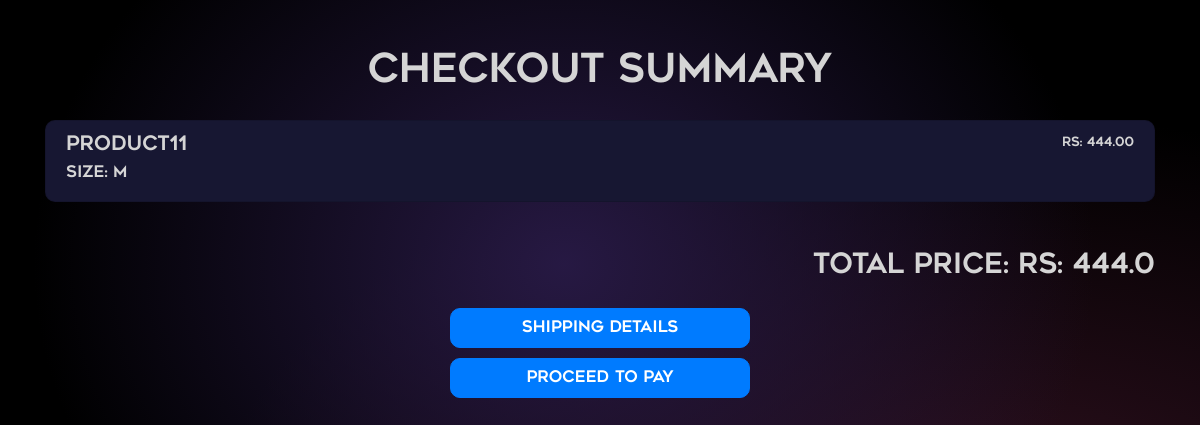
Screenshot of /checkout/ (signed in) with the database file from the repository.
### productapp/models.py (models this page shows, shortened)
class Cart(models.Model):
    user = models.ForeignKey(User, on_delete=models.CASCADE)
    product = models.ForeignKey(Shop, on_delete=models.CASCADE)
    added_at = models.DateTimeField(auto_now_add=True)

class Shop(models.Model):
    photo1 = models.ImageField(upload_to="shop/")
    photo2 = models.ImageField(upload_to="shop/")
    photo3 = models.ImageField(upload_to="shop/")
    name = models.CharField(max_length=255)
    product_id = models.CharField(max_length=255, unique=True)
    color = models.CharField(max_length=225)
    size = models.CharField(max_length=225)
    price = models.CharField(max_length=250)
    design = models.CharField(max_length=400, blank=False)
    fit = models.CharField(max_length=400, blank=False)
    occasion = models.CharField(max_length=400, blank=False)
    sleeve = models.CharField(max_length=400, blank=False)
    neck = models.CharField(max_length=400, blank=False)
    wash_care = models.CharField(max_length=400, blank=False)
    price = models.DecimalField(max_digits=10, decimal_places=2)
    cat = models.CharField(max_length=255, blank=False)
    gen = models.CharField(max_length=255, blank=False)
    created_at = models.DateTimeField(auto_now_add=True)

### productapp/views.py (the view, shortened to what this page needs)
# urls.py: path('checkout/', views.checkout_summary, name='checkout_summary'),
@never_cache
def checkout_summary(request):
    cart_items = Cart.objects.filter(user=request.user)
    total_price = sum(float(item.product.price) for item in cart_items)
    user_profile = UserProfile.objects.filter(user=request.user).first()
    return render(request, 'summary.html', {
        'cart_items': cart_items,
        'total_price': total_price,
        'user_profile': user_profile
    })

### templates/summary.html (shortened to what this page needs)
{% load static %}
<!DOCTYPE html>
<html lang="en">
<head>
    <link href="https://stackpath.bootstrapcdn.com/bootstrap/4.5.2/css/bootstrap.min.css" rel="stylesheet">
    <link href="https://unpkg.com/swiper/swiper-bundle.min.css" rel='stylesheet'>
    <link href='https://unpkg.com/boxicons@2.1.4/css/boxicons.min.css' rel='stylesheet'>
</head>
<body>
    <div class="container mt-5">
        {% if not payment %}
        <h1 class="text-center mb-4" style="font-family: myfont;">Checkout Summary</h1>
        {% endif %}
        <ul class="list-group">
            {% for item in cart_items %}
            <li class="list-group-item" style="background-color: #171732;border-radius:10px;">
                <div class="d-flex w-100 justify-content-between">
                    <h5 class="mb-1" style="font-family: myfont;">{{ item.product.name }}</h5>
                    <small style="font-family: myfont;">Rs: {{ item.product.price }}</small>
                </div>
                <p class="mb-1" style="font-family: myfont;">Size: {{ item.product.size }}</p>
            </li>
            <br>
            {% endfor %}
        </ul>
        {% if not payment %}
        <h3 class="text-right mt-4" style="font-family: myfont;">Total Price: Rs: {{ total_price }}</h3>
        <div class="text-center mt-4">
            {% if user_profile %}
            <button type="button" class="btn btn-primary" id="shippingDetailsButton" style="font-family: myfont;background-image: url('{% static 'gradient3.jpg' %}'); background-size: cover;width:300px;height:40px;border-radius:10px;">shipping details</button>
            {% else %}
            <button type="button" class="btn btn-primary" id="shippingDetailsButton" style="font-family: myfont;background-image: url('{% static 'gradient3.jpg' %}'); background-size: cover;width:300px;height:40px;border-radius:10px;">add shipping details</button>
            {% endif %}
            {% endif %}
            {% if user_profile %}
            <form method="post" action="{% url 'productapp:checkout_summary' %}">
                <button type="submit" class="btn btn-primary" style="font-family: myfont;background-image: url('{% static 'gradient3.jpg' %}'); background-size: cover;width:300px;height:40px;border-radius:10px;margin-top:10px;">proceed to pay</button>
            </form>
            {% endif %}
        </div>
    </div>
</body>
</html>

### templates/summary.html (style rules this page uses)
body { background-color: #000000; background-image: radial-gradient(at 47% 33%, hsl(259.47, 46%, 18%) 0, transparent 59%), radial-gradient(at 82% 65%, hsl(331.03, 49%, 12%) 0, transparent 55%); background-repeat: no-repeat; background-attachment: fixed; color: white; font-family: "IBM Plex Sans"; font-weight: 300; display: flex; flex-direction: column; align-items: center; min-height: 100vh; margin: 0; color: #d5d5d5; font-size: calc(0.3 * var(--m)); }

### rows the page displays
Cart: product.name "product11", product.price "444.00", product.size "M"

### other values shown
{{ total_price }} "444.0"
